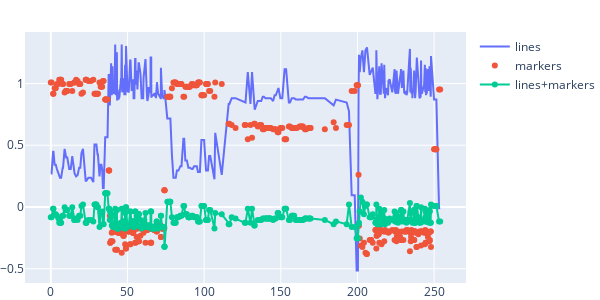

Here is the notebook cell this chart was saved with:
### Markdown cell above
Note, that we used the `Scatter` class even though this is a line plot. If we want to just use markers we can change the 'mode' of the plot. The following example shows how we can use lines, markers and lines and markers in the same plot. Note, that Plotly automatically adds an interactive legend. The entries can be clicked to show or hide individual traces. The `name` keyword argument in the `Scatter` constructor determines the label shown in the legend.

### Code cell
fig = go.Figure(layout={**layout, 'width': 600})
fig.add_trace(go.Scatter(x=df['time'], y=df['front'], mode='lines', name='lines'))
fig.add_trace(go.Scatter(x=df['time'], y=df['vertical'], mode='markers', name='markers'))
fig.add_trace(go.Scatter(x=df['time'], y=df['lateral'], mode='lines+markers', name='lines+markers'))
fig.show()

### Figure 1 — Plotly figure (JSON) as saved in the notebook; plotly's stock layout.template omitted (floating-point values rounded to 4 significant figures; data arrays with more than 128 entries replaced by an {"elided": "..."} marker saying what was removed)
{"data": [{"mode": "lines", "name": "lines", "type": "scatter", "x": {"elided": "401 float values"}, "y": {"elided": "401 float values"}}, {"mode": "markers", "name": "markers", "type": "scatter", "x": {"elided": "401 float values"}, "y": {"elided": "401 float values"}}, {"mode": "lines+markers", "name": "lines+markers", "type": "scatter", "x": {"elided": "401 float values"}, "y": {"elided": "401 float values"}}], "layout": {"height": 300, "margin": {"b": 0, "l": 0, "r": 0, "t": 32}, "width": 600}}
